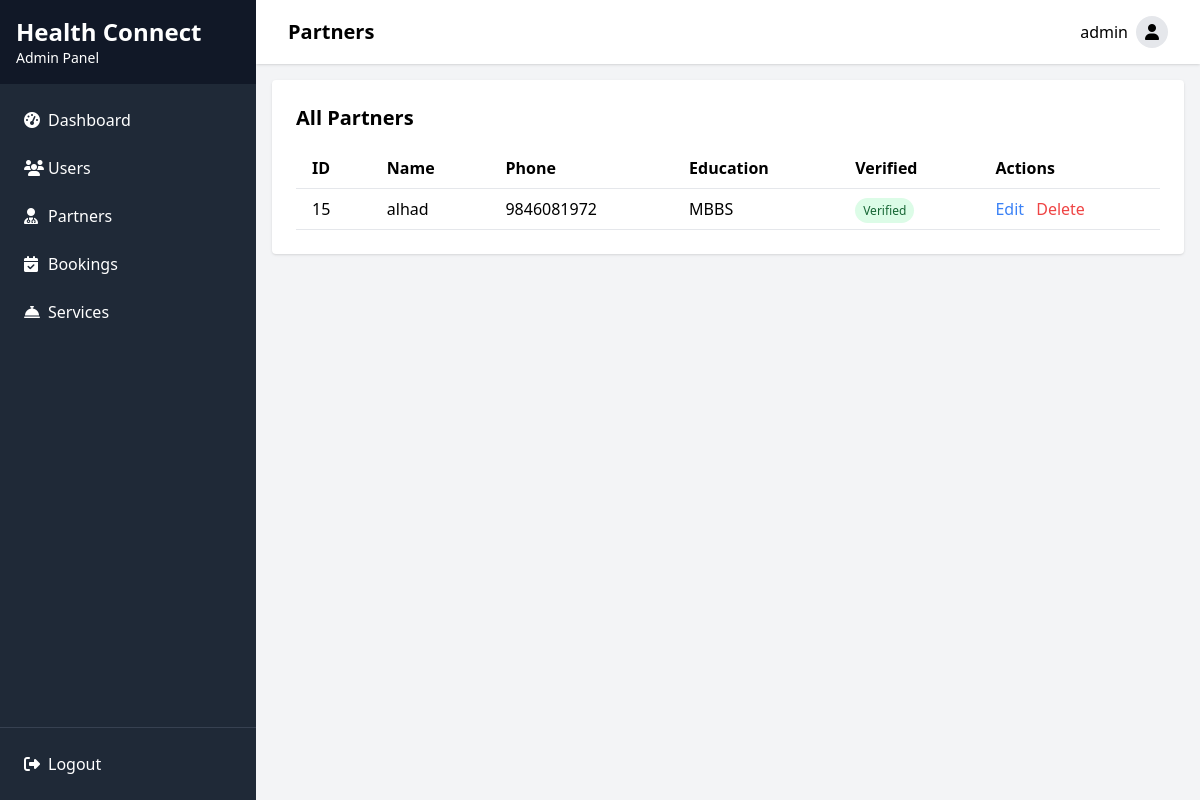
/adminapp/partners/ (signed in), run on the app's committed database.
### authentication/models.py (models this page shows, shortened)
class CustomUser(AbstractBaseUser):
    phone_number = models.CharField(max_length=15, unique=True)
    email = models.EmailField(unique=True)
    full_name = models.CharField(max_length=255)
    is_partner = models.BooleanField(default=False)
    USERNAME_FIELD = 'phone_number'
    REQUIRED_FIELDS = ['email', 'full_name']
    is_staff = models.BooleanField(default=False)
    is_active = models.BooleanField(default=True)
    is_superuser = models.BooleanField(default=False)
    objects = UserManager()

class Partner(CustomUser):
    education = models.CharField(max_length=255)
    medical_certificate = models.FileField(upload_to='certificates/',null=True, blank=True)
    is_verified = models.BooleanField(default=False)
    experience = models.CharField(max_length=255, null=True, blank=True)

### adminapp/views.py (the view)
    def wrapper(request, *args, **kwargs):
        if not request.user.is_authenticated or not request.user.is_superuser:
            return redirect('adminapp:login')
        return view_func(request, *args, **kwargs)

### adminapp/views.py (called while the page is built, shortened)
def admin_required(view_func):
    def wrapper(request, *args, **kwargs):
        if not request.user.is_authenticated or not request.user.is_superuser:
            return redirect('adminapp:login')
        return view_func(request, *args, **kwargs)
    return wrapper

@admin_required
def partner_list(request):
    partners = Partner.objects.all().order_by('-id')
    if request.method == 'POST' and 'delete_partner' in request.POST:
        partner_id = request.POST.get('partner_id')
        partner_to_delete = get_object_or_404(Partner, id=partner_id)
        partner_to_delete.delete()
        messages.success(request, "Partner deleted successfully.")
        return redirect('adminapp:partner_list')
    paginator = Paginator(partners, 20)
    page_number = request.GET.get('page')
    page_obj = paginator.get_page(page_number)
    return render(request, 'adminapp/partner_list.html', {'page_obj': page_obj})

### adminapp/templates/adminapp/partner_list.html (shortened to what this page needs)
{% extends 'adminapp/base.html' %}
{% block header %}Partners{% endblock %}
{% block content %}
<div class="mb-4 flex justify-between items-center">
    <h2 class="text-xl font-semibold">All Partners</h2>
</div>
<div class="overflow-x-auto">
    <table class="min-w-full bg-white">
        <thead>
            <tr>
                <th class="py-2 px-4 border-b text-left">ID</th>
                <th class="py-2 px-4 border-b text-left">Name</th>
                <th class="py-2 px-4 border-b text-left">Phone</th>
                <th class="py-2 px-4 border-b text-left">Education</th>
                <th class="py-2 px-4 border-b text-left">Verified</th>
                <th class="py-2 px-4 border-b text-left">Actions</th>
            </tr>
        </thead>
        <tbody>
            {% for partner in page_obj %}
            <tr x-data="{ openModal: false }">
                <td class="py-2 px-4 border-b">{{ partner.id }}</td>
                <td class="py-2 px-4 border-b">{{ partner.full_name }}</td>
                <td class="py-2 px-4 border-b">{{ partner.phone_number }}</td>
                <td class="py-2 px-4 border-b">{{ partner.education }}</td>
                <td class="py-2 px-4 border-b">
                    {% if partner.is_verified %}
                    <span class="px-2 py-1 rounded-full text-xs bg-green-100 text-green-800">Verified</span>
                    {% else %}
                    <span class="px-2 py-1 rounded-full text-xs bg-yellow-100 text-yellow-800">Pending</span>
                    {% endif %}
                </td>
                <td class="py-2 px-4 border-b space-x-2">
                    <a href="#" @click.prevent="openModal = true" class="text-blue-500 hover:underline">Edit</a>
                    <form method="post" style="display:inline;" onsubmit="return confirm('Are you sure you want to delete this partner?');">
                        <button type="submit" name="delete_partner" class="text-red-500 hover:underline">Delete</button>
                    </form>
                </td>
            </tr>
            {% empty %}
            <tr>
                <td colspan="6" class="py-4 text-center text-gray-500">No partners found</td>
            </tr>
            {% endfor %}
        </tbody>
    </table>
</div>
{% endblock %}

### adminapp/templates/adminapp/base.html (shortened to what this page needs)
<!DOCTYPE html>
<html lang="en">
<head>
    <script src="https://cdn.tailwindcss.com"></script>
    <link rel="stylesheet" href="https://cdnjs.cloudflare.com/ajax/libs/font-awesome/6.4.0/css/all.min.css">
</head>
<body class="bg-gray-100 min-h-screen flex flex-col">
    {% if user.is_authenticated and user.is_superuser %}
    <div class="flex min-h-screen">
        <div class="bg-gray-800 text-white w-64 flex flex-col">
            <div class="p-4 bg-gray-900">
                <h2 class="text-2xl font-bold">Health Connect</h2>
                <p class="text-sm">Admin Panel</p>
            </div>
            <nav class="flex-1 p-4">
                <ul>
                    <li class="mb-2">
                        <a href="{% url 'adminapp:dashboard' %}" class="flex items-center p-2 rounded hover:bg-gray-700">
                            <i class="fas fa-tachometer-alt w-6"></i>
                            <span>Dashboard</span>
                        </a>
                    </li>
                    <li class="mb-2">
                        <a href="{% url 'adminapp:user_list' %}" class="flex items-center p-2 rounded hover:bg-gray-700">
                            <i class="fas fa-users w-6"></i>
                            <span>Users</span>
                        </a>
                    </li>
                    <li class="mb-2">
                        <a href="{% url 'adminapp:partner_list' %}" class="flex items-center p-2 rounded hover:bg-gray-700">
                            <i class="fas fa-user-md w-6"></i>
                            <span>Partners</span>
                        </a>
                    </li>
                    <li class="mb-2">
                        <a href="{% url 'adminapp:booking_list' %}" class="flex items-center p-2 rounded hover:bg-gray-700">
                            <i class="fas fa-calendar-check w-6"></i>
                            <span>Bookings</span>
                        </a>
                    </li>
                    <li class="mb-2">
                        <a href="{% url 'adminapp:service_list' %}" class="flex items-center p-2 rounded hover:bg-gray-700">
                            <i class="fas fa-concierge-bell w-6"></i>
                            <span>Services</span>
                        </a>
                    </li>
                </ul>
            </nav>
            <div class="p-4 border-t border-gray-700">
                <a href="{% url 'adminapp:logout' %}" class="flex items-center p-2 rounded hover:bg-gray-700">
                    <i class="fas fa-sign-out-alt w-6"></i>
                    <span>Logout</span>
                </a>
            </div>
        </div>
        <div class="flex-1 flex flex-col overflow-hidden">
            <header class="bg-white shadow">
                <div class="max-w-7xl mx-auto px-4 sm:px-6 lg:px-8 py-4 flex justify-between items-center">
                    <h1 class="text-xl font-semibold">{% block header %}Dashboard{% endblock %}</h1>
                    <div class="flex items-center">
                        <span class="mr-2">{{ user.full_name }}</span>
                        <button class="rounded-full h-8 w-8 bg-gray-200 flex items-center justify-center">
                            <i class="fas fa-user"></i>
                        </button>
                    </div>
                </div>
            </header>
            <main class="flex-1 overflow-auto p-4">
                <div class="bg-white p-6 rounded shadow">
                    {% block content %}{% endblock %}
                </div>
            </main>
        </div>
    </div>
    {% endif %}
</body>
</html>

### data on the page
CustomUser: full_name "admin"
Partner: id "15", full_name "alhad", phone_number "9846081972", education "MBBS", is_verified "Verified"
